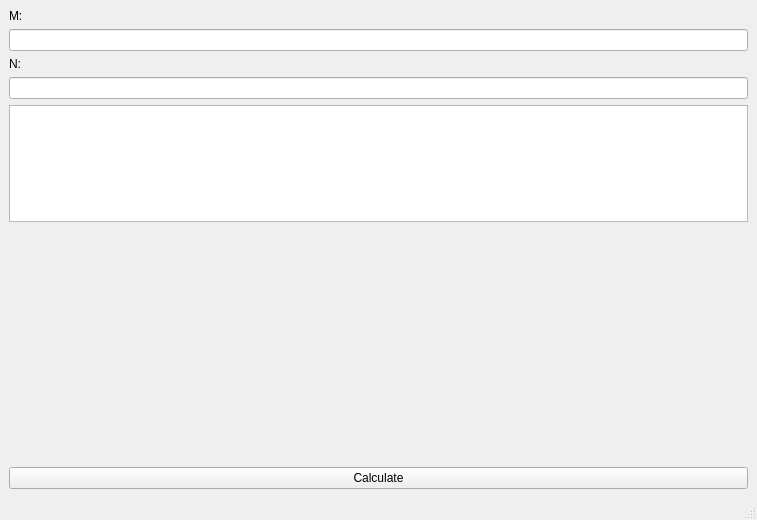
<?xml version="1.0" encoding="UTF-8"?>
<ui version="4.0">
 <class>MainWindow</class>
 <widget class="QMainWindow" name="MainWindow">
  <property name="geometry">
   <rect>
    <x>0</x>
    <y>0</y>
    <width>757</width>
    <height>520</height>
   </rect>
  </property>
  <property name="sizePolicy">
   <sizepolicy hsizetype="Preferred" vsizetype="Preferred">
    <horstretch>0</horstretch>
    <verstretch>0</verstretch>
   </sizepolicy>
  </property>
  <property name="windowTitle">
   <string>MainWindow</string>
  </property>
  <property name="autoFillBackground">
   <bool>false</bool>
  </property>
  <property name="unifiedTitleAndToolBarOnMac">
   <bool>true</bool>
  </property>
  <widget class="QWidget" name="centralwidget">
   <layout class="QGridLayout" name="gridLayout_3">
    <item row="1" column="1">
     <layout class="QGridLayout" name="gridLayout_2">
      <item row="1" column="0">
       <layout class="QVBoxLayout" name="verticalLayout_2" stretch="1,2,5">
        <item>
         <widget class="QTextBrowser" name="output">
          <property name="html">
           <string>&lt;!DOCTYPE HTML PUBLIC &quot;-//W3C//DTD HTML 4.0//EN&quot; &quot;http://www.w3.org/TR/REC-html40/strict.dtd&quot;&gt;
&lt;html&gt;&lt;head&gt;&lt;meta name=&quot;qrichtext&quot; content=&quot;1&quot; /&gt;&lt;meta charset=&quot;utf-8&quot; /&gt;&lt;style type=&quot;text/css&quot;&gt;
p, li { white-space: pre-wrap; }
hr { height: 1px; border-width: 0; }
li.unchecked::marker { content: &quot;\2610&quot;; }
li.checked::marker { content: &quot;\2612&quot;; }
&lt;/style&gt;&lt;/head&gt;&lt;body style=&quot; font-family:'Ubuntu'; font-size:11pt; font-weight:400; font-style:normal;&quot;&gt;
&lt;p align=&quot;center&quot; style=&quot;-qt-paragraph-type:empty; margin-top:0px; margin-bottom:0px; margin-left:0px; margin-right:0px; -qt-block-indent:0; text-indent:0px;&quot;&gt;&lt;br /&gt;&lt;/p&gt;&lt;/body&gt;&lt;/html&gt;</string>
          </property>
         </widget>
        </item>
        <item>
         <widget class="QLabel" name="label">
          <property name="text">
           <string/>
          </property>
          <property name="alignment">
           <set>Qt::AlignCenter</set>
          </property>
         </widget>
        </item>
        <item>
         <widget class="QPushButton" name="pushButton">
          <property name="text">
           <string>Calculate</string>
          </property>
         </widget>
        </item>
       </layout>
      </item>
      <item row="0" column="0">
       <layout class="QVBoxLayout" name="verticalLayout">
        <item>
         <widget class="QLabel" name="Mlabel">
          <property name="text">
           <string>M:</string>
          </property>
         </widget>
        </item>
        <item>
         <widget class="QLineEdit" name="lineEditM"/>
        </item>
        <item>
         <widget class="QLabel" name="Nlabel">
          <property name="text">
           <string>N:</string>
          </property>
         </widget>
        </item>
        <item>
         <widget class="QLineEdit" name="lineEditN"/>
        </item>
       </layout>
      </item>
     </layout>
    </item>
   </layout>
  </widget>
  <widget class="QMenuBar" name="menubar">
   <property name="geometry">
    <rect>
     <x>0</x>
     <y>0</y>
     <width>757</width>
     <height>26</height>
    </rect>
   </property>
  </widget>
  <widget class="QStatusBar" name="statusbar"/>
 </widget>
 <resources/>
 <connections/>
</ui>
